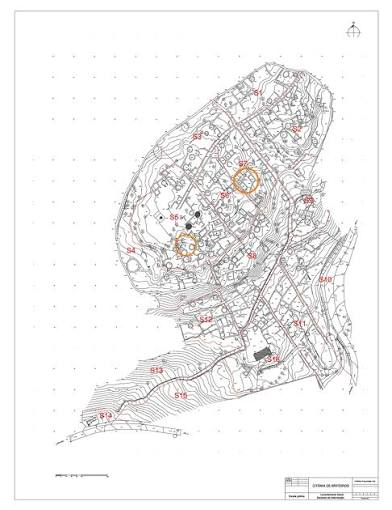
#> input picture blend/brit/plan14.png, 392 x 510 px, found by its file name
$ python p14.py
#> lines starting #> are read from the running program, lines starting #| are printed output that depends on the picture; after the words box and inside, x2 and y2 are one past the last pixel; in counts of white or black regions, pixels touching at a corner belong together
import numpy as np,cv2,json
src=np.array([(197.5,214.25),(188.75,225.75),(160.75,217.5)],float)     # plan px: RH1, RH2, chapel
dst=np.array([(-70.25,-88.5),(-77.75,-75.5),(-103.0,-81.0)],float)      # local m (x east, z south)
M,_=cv2.estimateAffinePartial2D(src,dst);print(M, 'scale',np.hypot(M[0,0],M[1,0]),'rot',np.degrees(np.arctan2(M[1,0],M[0,0])))
res=(src@M[:,:2].T+M[:,2])-dst;print('res m',np.hypot(*res.T).round(2))
json.dump(M.tolist(),open('blend/p14_M.json','w'))
im=cv2.imread('blend/brit/plan14.png');g=cv2.cvtColor(im,cv2.COLOR_BGR2GRAY)
#> further down, im is the input picture: shape (510, 392, 3); mean B, G, R 240.7, 240.7, 241.4
U=6;big=cv2.resize(g,None,fx=U,fy=U,interpolation=cv2.INTER_CUBIC)
cs=cv2.HoughCircles(cv2.GaussianBlur(255-big,(0,0),1.2),cv2.HOUGH_GRADIENT,dp=1,minDist=U*3.2,param1=60,param2=14,minRadius=int(U*1.7),maxRadius=int(U*3.6))
#> cs = 806 rows, first 8: [1356.5, 1557.5, 20.4], [1134.5, 896.5, 16], [1151.5, 1481.5, 19.3], [1577.5, 1227.5, 20.4], [1539.5, 557.5, 18.2], [1179.5, 1286.5, 20.4], [1495.5, 998.5, 20.4], [1710.5, 1599.5, 20.4]
cs=[] if cs is None else cs[0]
# ring test: darker rim than inside
out=[]
yy,xx=np.mgrid[0:big.shape[0],0:big.shape[1]]
for X,Y,R in cs:
    x0,x1,y0,y1=int(X-R*1.6),int(X+R*1.6)+1,int(Y-R*1.6),int(Y+R*1.6)+1
    if x0<0 or y0<0 or x1>=big.shape[1] or y1>=big.shape[0]:continue
    d=np.hypot(xx[y0:y1,x0:x1]-X,yy[y0:y1,x0:x1]-Y);a=big[y0:y1,x0:x1].astype(float)
    ang=np.arctan2(yy[y0:y1,x0:x1]-Y,xx[y0:y1,x0:x1]-X);ring=(d>R*.8)&(d<R*1.2);inn=d<R*.5
    bins=np.array([a[ring&(ang>=q)&(ang<q+np.pi/4)].min() for q in np.arange(-np.pi,np.pi,np.pi/4)])
    outr=(d>R*1.45)&(d<R*1.75)
    ob=np.array([np.median(a[outr&(ang>=q)&(ang<q+np.pi/4)]) for q in np.arange(-np.pi,np.pi,np.pi/4)])
    if (bins<a[inn].mean()-45).mean()>=1 and a[inn].mean()>215 and (ob>200).mean()>=.62: out.append((X/U,Y/U,R/U))
#> this loop made 806 passes
#> (X, Y, R, x0, x1, y0, y1, bins) on passes 1 to 3: (1356.5, 1557.5, 20.4, 1323, 1390, 1524, 1591, [153, 135, 148, 132, 164, 148, 95, 104]), (1134.5, 896.5, 16, 1108, 1161, 870, 923, [150, 153, 129, 126, 139, 147, 159, 174]), (1151.5, 1481.5, 19.3, 1120, 1183, 1450, 1513, [164, 142, 138, 108, 116, 145, 145, 154])
#> pass 1, `d = np.hypot(xx[y0:y1, x0:x1] - X, yy[y0:y1, x0:x1] - Y)`:
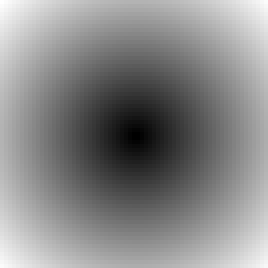
#> d: shape (67, 67) float64 (shown 4 times larger); min 0.707, max 47.38, mean 25.6; drawn with min black and max white
#> pass 1, `a = big[y0:y1, x0:x1].astype(float)`:
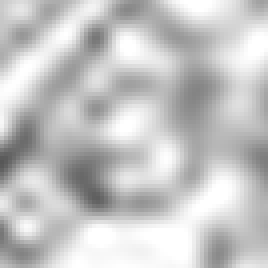
#> a: shape (67, 67) float64 (shown 4 times larger); min 87, max 255, mean 196.8
#> pass 1, `ang = np.arctan2(yy[y0:y1, x0:x1] - Y, xx[y0:y1, x0:x1] - X)`:
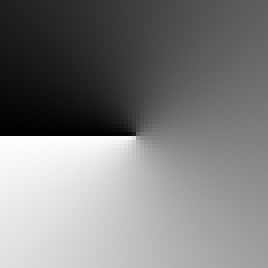
#> ang: shape (67, 67) float64 (shown 4 times larger); min -3.13, max 3.13, mean -0.0236; drawn with min black and max white
#> pass 1, `ring = (d > R * 0.8) & (d < R * 1.2)`:
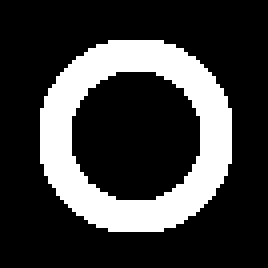
#> ring: shape (67, 67) bool (shown 4 times larger); 23.4% white; 1 white region, box (x1, y1, x2, y2) and area: (10, 10, 58, 58) 1052
#> after the loop, out = 52 items, first 6: (191.9, 246.9, 3.22), (169.1, 265.2, 3.4), (177.9, 187.8, 3.22), (229.4, 164.1, 3.03), (242.9, 211.9, 3.02), (252.6, 235.9, 2.67)
print(len(cs),len(out))
#| 806 52
L=[]
for x,y,r in out:
    q=M[:,:2]@[x,y]+M[:,2];L.append([float(v) for v in [round(q[0],2),round(q[1],2),round(r*np.hypot(M[0,0],M[1,0]),2),round(x,1),round(y,1)]])
#> this loop made 52 passes
#> (x, y, r, q) on passes 1 to 12: (191.9, 246.9, 3.22, [-72.1, -57.51]), (169.1, 265.2, 3.4, [-90.9, -38.52]), (177.9, 187.8, 3.22, [-90.93, -109.7]), (229.4, 164.1, 3.03, [-46.7, -136.5]), (242.9, 211.9, 3.02, [-29.5, -94.52]), (252.6, 235.9, 2.67, [-18.25, -73.76]), (286.4, 73.58, 3.03, [-4.41, -224.4]), (163.8, 182.9, 2.83, [-104.3, -112.6]), (175.9, 204.8, 3.4, [-90.98, -94.07]), (290.1, 250.8, 3.4, [17.28, -64.2]), (224.1, 309.9, 3.03, [-36.42, -3.73]), (263.8, 188.4, 3.22, [-13.05, -118])
#> after the loop, L = 52 items
json.dump(L,open('blend/p14_circles.json','w'))
vis=cv2.resize(im,None,fx=4,fy=4,interpolation=cv2.INTER_CUBIC)
for x,y,r in out: cv2.circle(vis,(int(x*4),int(y*4)),int(r*4),(0,180,0),2)
#> this loop made 52 passes
#> (x, y, r) on passes 1 to 12: (191.9, 246.9, 3.22), (169.1, 265.2, 3.4), (177.9, 187.8, 3.22), (229.4, 164.1, 3.03), (242.9, 211.9, 3.02), (252.6, 235.9, 2.67), (286.4, 73.58, 3.03), (163.8, 182.9, 2.83), (175.9, 204.8, 3.4), (290.1, 250.8, 3.4), (224.1, 309.9, 3.03), (263.8, 188.4, 3.22)
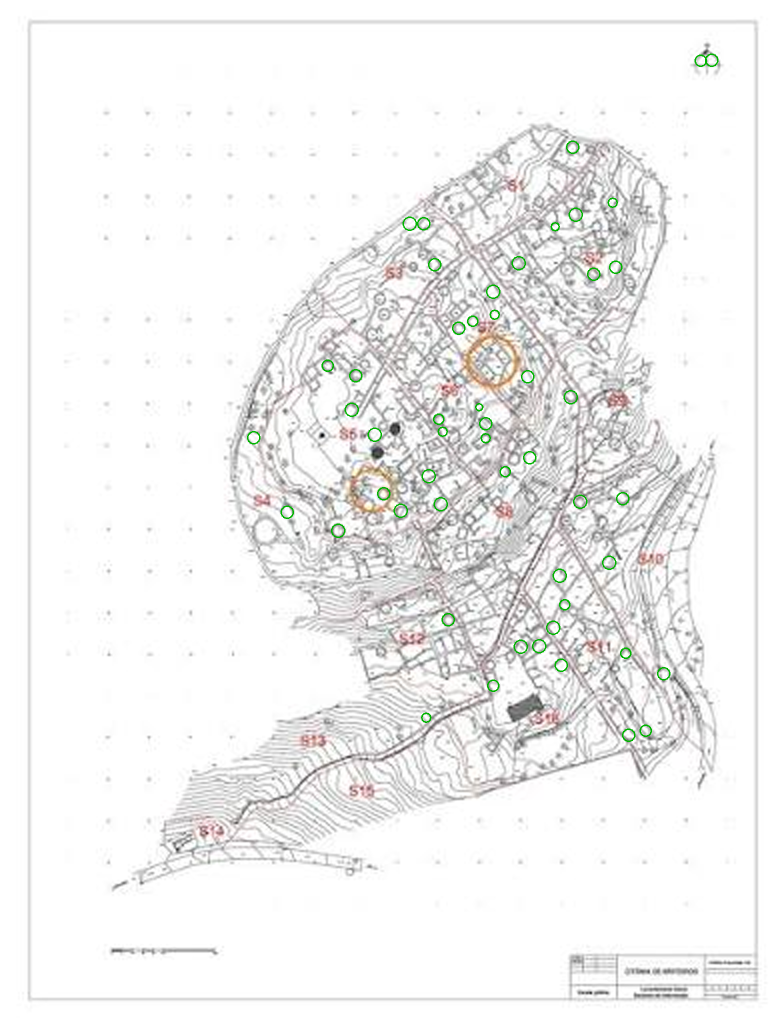
#> vis: shape (2040, 1568, 3) (shown at 1/2 size); mean B, G, R 239.9, 240.6, 240.6
cv2.imwrite('blend/brit/p14_det.png',vis[60*4:330*4,140*4:330*4])
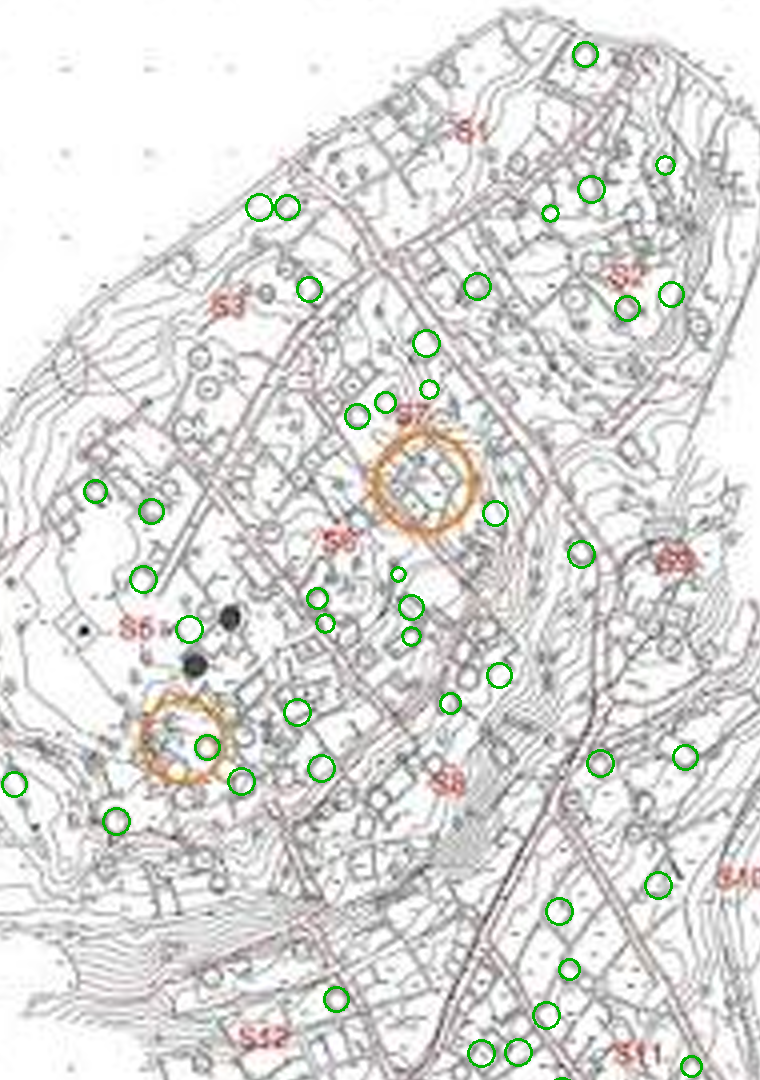
#> saved as p14_det.png: shape (1080, 760, 3); mean B, G, R 216.3, 218.7, 218.5

$ run again, with blend/brit/p14z.png copied over blend/brit/plan14.png
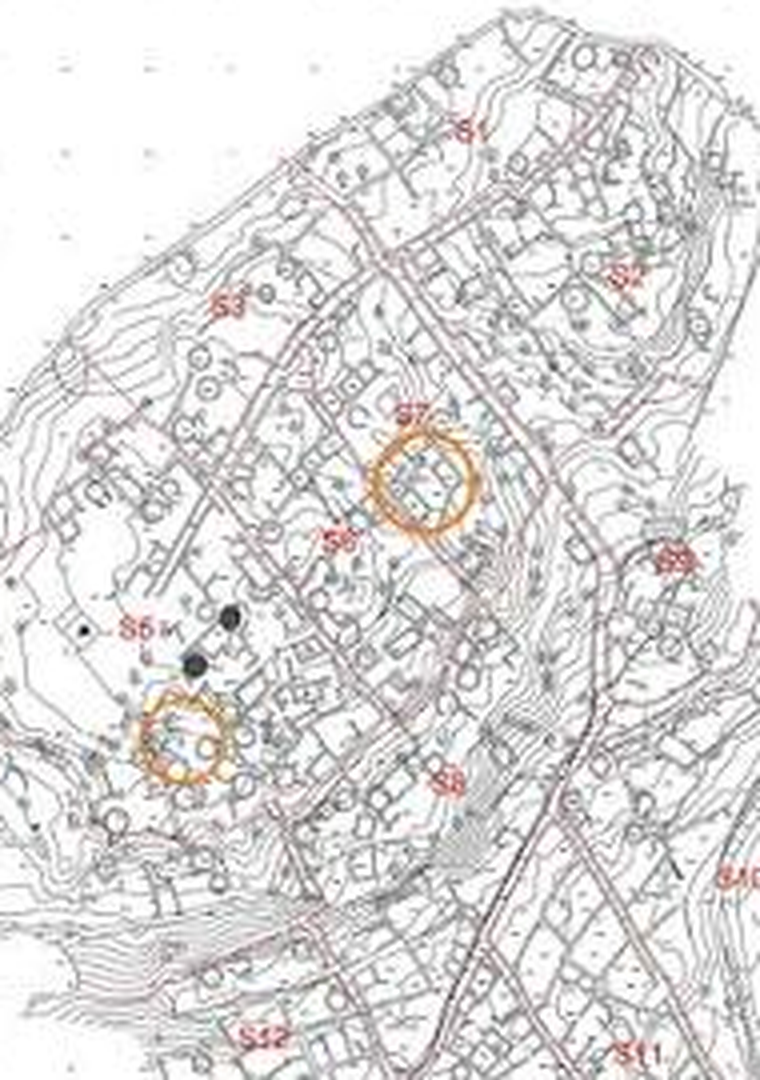
#> input picture blend/brit/p14z.png, 760 x 1080 px, found by its file name
#> im is the input picture: shape (1080, 760, 3); mean B, G, R 218.3, 218.7, 220.5
#> cs = 115 rows, first 8: [506.5, 3782.5, 19.1], [2021.5, 3127.5, 20.4], [2284.5, 4571.5, 15.6], [2021.5, 5292.5, 15.6], [1840.5, 4162.5, 15.8], [4039.5, 3349.5, 13.4], [3373.5, 5102.5, 11.8], [2888.5, 5894.5, 19.1]
#> the loop `for X,Y,R in cs:` made 115 passes
#> (X, Y, R, x0, x1, y0, y1, bins) on passes 1 to 5: (506.5, 3782.5, 19.1, 475, 538, 3751, 3814, [50, 50, 41, 30, 25, 26, 25, 27]), (2021.5, 3127.5, 20.4, 1988, 2055, 3094, 3161, [118, 122, 140, 140, 135, 135, 137, 127]), (2284.5, 4571.5, 15.6, 2259, 2310, 4546, 4597, [148, 151, 138, 130, 131, 155, 145, 143]), (2021.5, 5292.5, 15.6, 1996, 2047, 5267, 5318, [162, 166, 155, 150, 150, 170, 181, 163]), (1840.5, 4162.5, 15.8, 1815, 1866, 4137, 4188, [135, 134, 144, 156, 152, 143, 123, 123])
#> pass 1, `ring = (d > R * 0.8) & (d < R * 1.2)`:
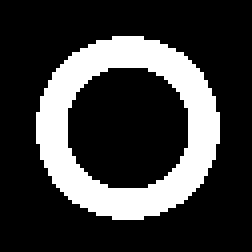
#> ring: shape (63, 63) bool (shown 4 times larger); 23.3% white; 1 white region, box (x1, y1, x2, y2) and area: (9, 9, 55, 55) 924
#> after the loop `for X,Y,R in cs:`: out = []
#| 115 0
#> `cv2.imwrite('blend/brit/p14_det.png',vis[60*4:330*4,140*4:330*4])`:
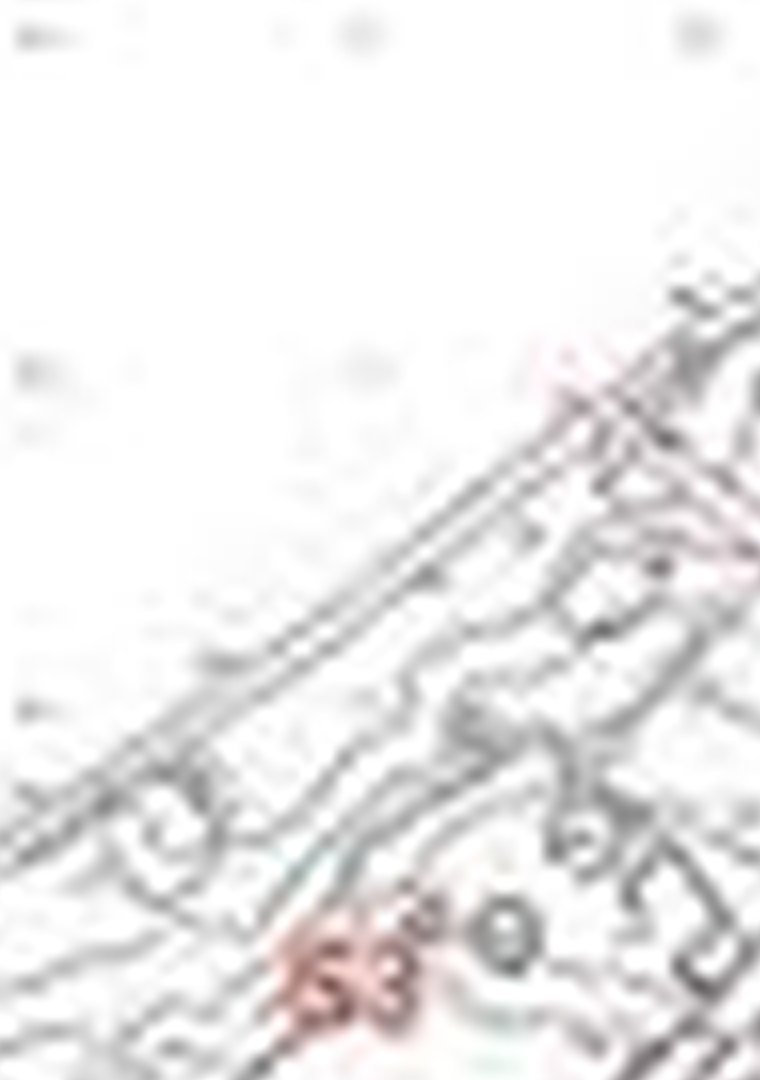
#> saved as p14_det.png: shape (1080, 760, 3); mean B, G, R 235.2, 235.2, 236.4

$ run again, with blend/brit/p15c.png copied over blend/brit/plan14.png
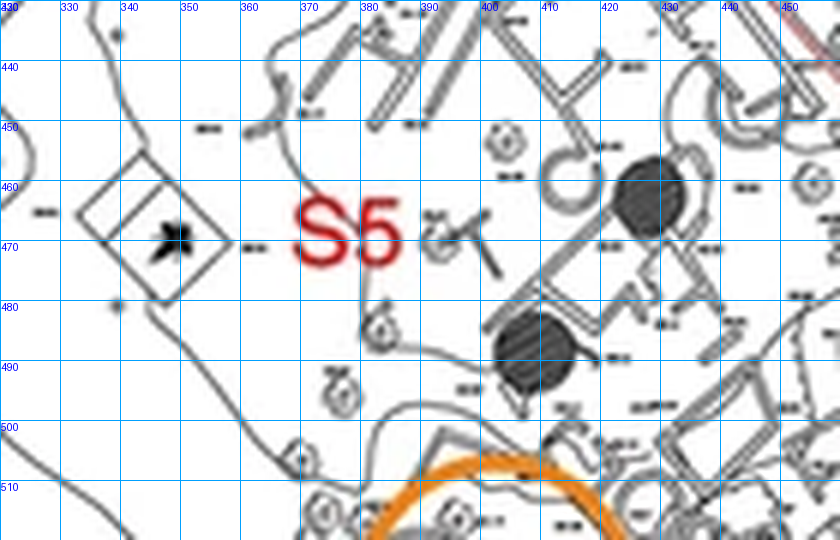
#> input picture blend/brit/p15c.png, 840 x 540 px, found by its file name
#> im is the input picture: shape (540, 840, 3); mean B, G, R 220.7, 218.3, 215.5
#> cs = 68 rows, first 8: [2217.5, 50.5, 15.8], [56.5, 1845.5, 20.4], [56.5, 1125.5, 20.4], [4016.5, 45.5, 20.4], [4734.5, 50.5, 16.9], [57.5, 764.5, 20.4], [1133.5, 50.5, 18], [1101.5, 51.5, 14.4]
#> the loop `for X,Y,R in cs:` made 68 passes
#> (X, Y, R, x0, x1, y0, y1, bins) on passes 1 to 6: (2217.5, 50.5, 15.8, 2192, 2243, 25, 76, [49, 27, 32, 97, 70, 75, 71, 46]), (56.5, 1845.5, 20.4, 23, 90, 1812, 1879, [45, 41, 37, 47, 53, 72, 71, 35]), (56.5, 1125.5, 20.4, 23, 90, 1092, 1159, [46, 74, 77, 48, 54, 73, 77, 35]), (4016.5, 45.5, 20.4, 3983, 4050, 12, 79, [38, 64, 33, 37, 39, 51, 50, 32]), (4734.5, 50.5, 16.9, 4707, 4762, 23, 78, [41, 69, 56, 38, 38, 54, 64, 41]), (57.5, 764.5, 20.4, 24, 91, 731, 798, [72, 44, 67, 37, 41, 77, 67, 41])
#> pass 1, `ring = (d > R * 0.8) & (d < R * 1.2)`:
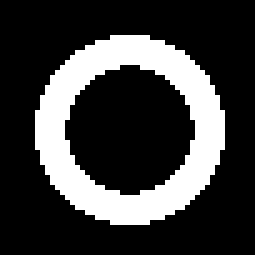
#> ring: shape (51, 51) bool (shown 5 times larger); 24% white; 1 white region, box (x1, y1, x2, y2) and area: (7, 7, 45, 45) 624
#> after the loop `for X,Y,R in cs:`: out = 13 items, first 6: (369.6, 8.42, 2.63), (188.9, 8.42, 3), (183.6, 8.58, 2.4), (15.75, 368.2, 2.82), (69.58, 8.58, 2.52), (315.2, 5.58, 2.82)
#| 68 13
#> the loop `for x,y,r in out:` made 13 passes
#> (x, y, r, q) on passes 1 to 8: (369.6, 8.42, 2.63, [64.23, -292.1]), (188.9, 8.42, 3, [-99.54, -273.4]), (183.6, 8.58, 2.4, [-104.4, -272.7]), (15.75, 368.2, 2.82, [-219.2, 70.73]), (69.58, 8.58, 2.52, [-207.7, -260.9]), (315.2, 5.58, 2.82, [14.68, -289]), (15.58, 425.6, 2.63, [-213.4, 122.7]), (15.58, 248.1, 2.85, [-231.8, -38.17])
#> after the loop `for x,y,r in out:`: L = 13 items, first 6: [64.23, -292.1, 2.4, 369.6, 8.4], [-99.54, -273.4, 2.74, 188.9, 8.4], [-104.4, -272.7, 2.19, 183.6, 8.6], [-219.2, 70.73, 2.57, 15.8, 368.2], [-207.7, -260.9, 2.3, 69.6, 8.6], [14.68, -289.1, 2.57, 315.2, 5.6]
#> the loop `for x,y,r in out: cv2.circle(vis,(int(x*4),int(y*4)),int(r*4),(0,180,0..` made 13 passes
#> `cv2.imwrite('blend/brit/p14_det.png',vis[60*4:330*4,140*4:330*4])`:
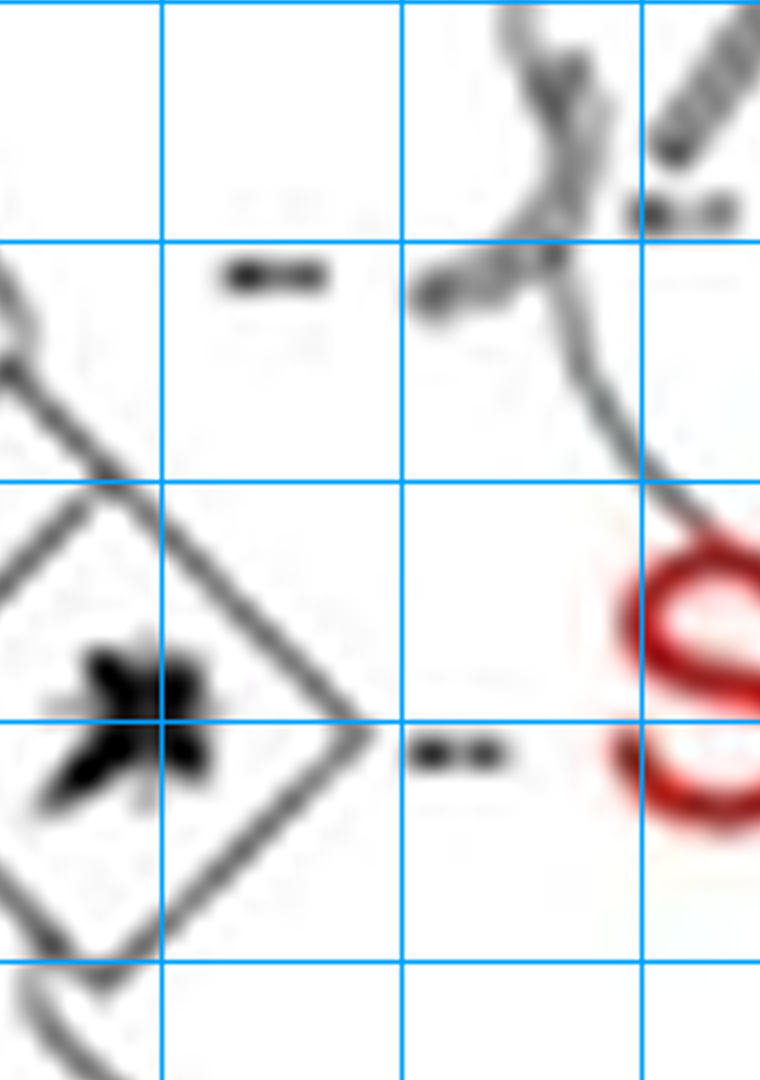
#> saved as p14_det.png: shape (1080, 760, 3); mean B, G, R 229.4, 226.1, 223.9
